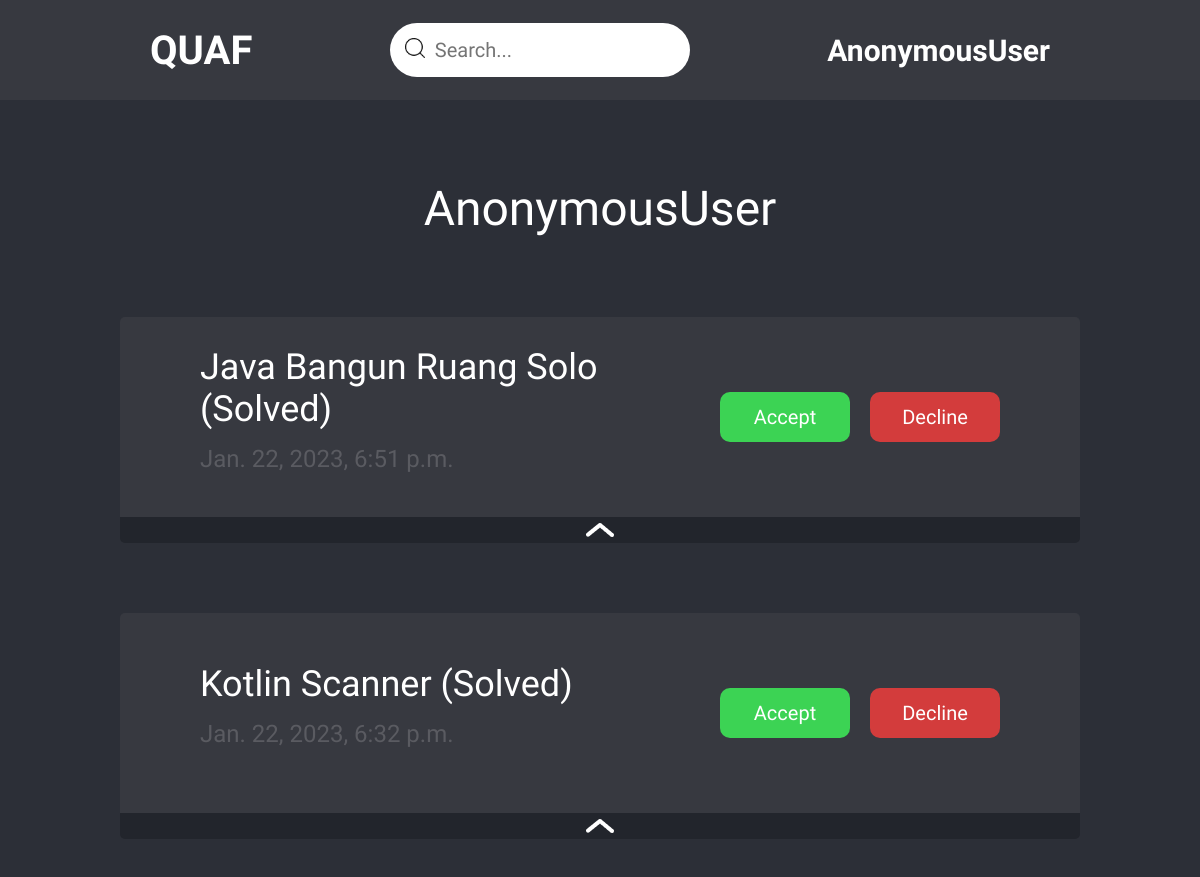
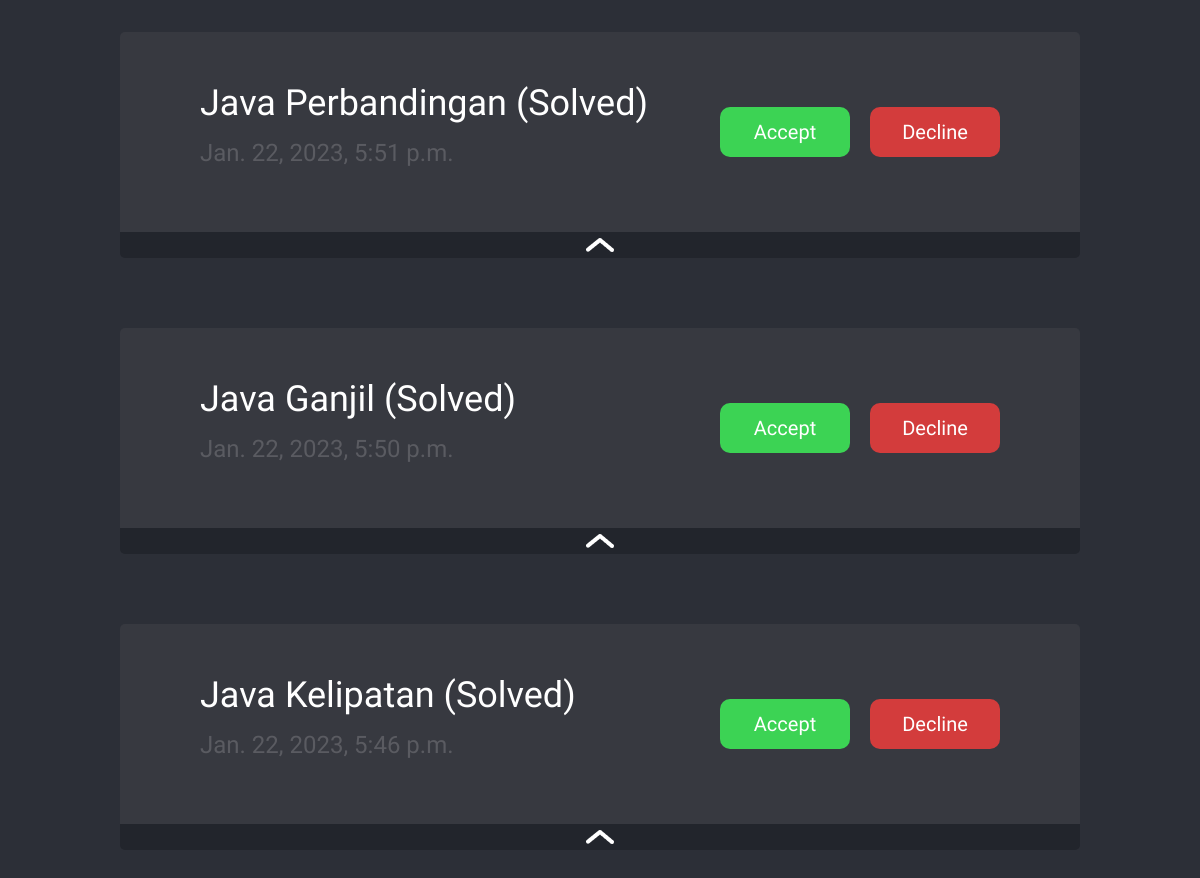
The page /manager/fadhli/ on the database its author committed (2 pictures, top to bottom).
### project/models.py (models this page shows, shortened)
class UserSubmit(models.Model):
    user = models.CharField(max_length=20)
    soal = models.ForeignKey(Soal, on_delete=models.CASCADE)
    jawaban = models.TextField(null=True)
    status = models.CharField(max_length=20, default="Unsolved")
    created = models.DateTimeField(auto_now_add=True, null=True)
    updated = models.DateTimeField(auto_now=True)

### manager/models.py (models this page shows, shortened)
class Soal(models.Model):
    category = (
        ("Easy","Easy"),
        ("Medium","Medium"),
        ("Hard","Hard"),
    )
    data = (
        ("Java","Java"),
        ("HTML","HTML"),
        ("Kotlin","Kotlin"),
        ("PHP","PHP"),
        ("Android","Android"),
        )
    title = models.CharField(max_length=20)
    description = models.CharField(max_length=50, null=True)
    code = models.TextField(null=True)
    category = models.CharField(max_length=20,choices=category)
    course = models.CharField(max_length=20,choices=data)
    contoh = models.ImageField(upload_to='static/img/', null=True, blank=True)

### manager/views.py (the view, shortened to what this page needs)
# urls.py: path('<str:username>/',views.detailJUser.as_view()),
class detailJUser(ListView):
    ordering = '-updated'
    model = UserSubmit
    template_name = 'manager/jawaban.html'
    object_list = model.objects.all()
    def get(self,request,*args, **kwargs):
        self.object_list = self.get_queryset().filter(user = kwargs['username'])
        if "search" in request.GET:
            keyword = request.GET['search']
            self.object_list = self.object_list.filter(status__contains = keyword)
        return render(request, self.template_name,{"object_list":self.object_list})

### manager/templates/manager/jawaban.html (shortened to what this page needs)
{% load static %}
<!DOCTYPE html>
<html lang="en">
<head>
    <link rel="stylesheet" href="{% static 'static/css/admin.css' %}">
</head>
<body>
    <header>
        <h1><a href="/"> QUAF </a></h1>
        <div class="searchbar" for="search">
            <label for="search"><img src="{% static 'static/img/search.png' %}" alt="search..."></label>
            <form action="" method="get">
                <input type="text" name="search" value="" placeholder="Search...">
            </form>
            </div>
            <nav>
                <li><a><b> {{user}} </b></a></li>
            </nav>
    </header>
    <main>
        <p class="judulc">{{user}}</p>
        <div class="content1">
            {% for x in object_list%}
            <div class="vertical">
                <div class="card">
                    <div class="verticalisicard">
                        <p class="judul">{{x.soal.course}} {{x.soal.title}} ({{x.status}})</p>
                        <p class="date">{{x.updated}}</p>
                    </div>
                    <form class="hrz" action="" method="POST" >
                        <button class="accept" name="accept" value="{{x.id}}">Accept</button>
                        <button class="decline" name="decline" value="{{x.id}}">Decline</button>
                    </form>
                </div>
                <div class="accordion">
                    <div class="acc">
                        <label for="acc1{{x.id}}"><img src="{% static 'img/arrow.png' %}" style="margin: 5px 0px;" alt=""></label>
                    </div>
                </div>
            </div>
            {% endfor %}
        </div>
    </main>
</body>
</html>

### static/css/admin.css (style rules this page uses)
* { margin: 0; padding: 0; font-family: 'Plus Jakarta Sans', sans-serif; }
body { background-color: #2C2F37; }
main { height: auto; }
header { position: sticky; top :0; height: 100px; width: auto; background-color: #373940; display: flex; align-items: center; justify-content: space-between; padding: 0px 150px; position: sticky; }
nav li a { text-decoration: none; }
nav { display: flex; align-items: center; justify-content: space-between; }
h1 a { color: white; text-decoration: none; font-size: 40px; cursor: pointer; }
nav li { font-size: 30px; font: bold; list-style: none; }
nav li a { color: white; }
.searchbar img { width: 20px; height: auto; margin: 15px 10px 15px 15px ; }
.searchbar input { height: 30px; width: 230px; border: none; font-size: 20px; outline: none; }
.searchbar { width: 300px; display: flex; align-items: center; border-radius: 40px; background-color: white; }
main .judulc { font-size: 48px; margin: 80px 0px ; text-align: center; color: rgb(255, 255, 255); }
.content1 { display: flex; gap: 20px; flex-direction: column; align-items: center; justify-content: center; }
.card { border-radius: 5px 5px 0px 0px; width: 800px; height: 200px; background-color: #373940; display: flex; justify-content: space-between; align-items: center; padding: 0px 80px; }
.verticalisicard { display: flex; flex-direction: column; }
.verticalisicard .judul { font-size: 36px; color: white; }
.verticalisicard .date { margin: 15px 0px; font-size: 24px; }
.date { color: #5A5B61; }
.hrz { display: flex; gap: 20px; }
.accept { width: 130px; height: 50px ; font-size: 20px; border-radius: 10px; background-color: #3CD354; color: rgb(255, 255, 255); border: none; }
.decline { width: 130px; height: 50px ; font-size: 20px; border-radius: 10px; background-color: #D33C3C; color: rgb(255, 255, 255); border: none; }
.accordion { margin-bottom: 50px; }
.accordion label { background-color: #22252C; width: 960px; height: auto; display: flex; border-radius: 0px 0px 5px 5px; align-items: center; justify-content: center; }

### rows shown on the page
UserSubmit: soal.course "Java", soal "Bangun Ruang Solo", status "Solved", updated "Jan. 22, 2023, 6:51 p.m.", {{ x.id }} 16 (drawn)
UserSubmit: soal.course "Kotlin", soal "Scanner", status "Solved", updated "Jan. 22, 2023, 6:32 p.m.", {{ x.id }} 15 (drawn)
UserSubmit: soal.course "Java", soal "Perbandingan", status "Solved", updated "Jan. 22, 2023, 5:51 p.m.", {{ x.id }} 14 (drawn)
UserSubmit: soal.course "Java", soal "Ganjil", status "Solved", updated "Jan. 22, 2023, 5:50 p.m.", {{ x.id }} 13 (drawn)
UserSubmit: soal.course "Java", soal "Kelipatan", status "Solved", updated "Jan. 22, 2023, 5:46 p.m.", {{ x.id }} 12 (drawn)

### other values the page prints
{{ user }} "AnonymousUser"
